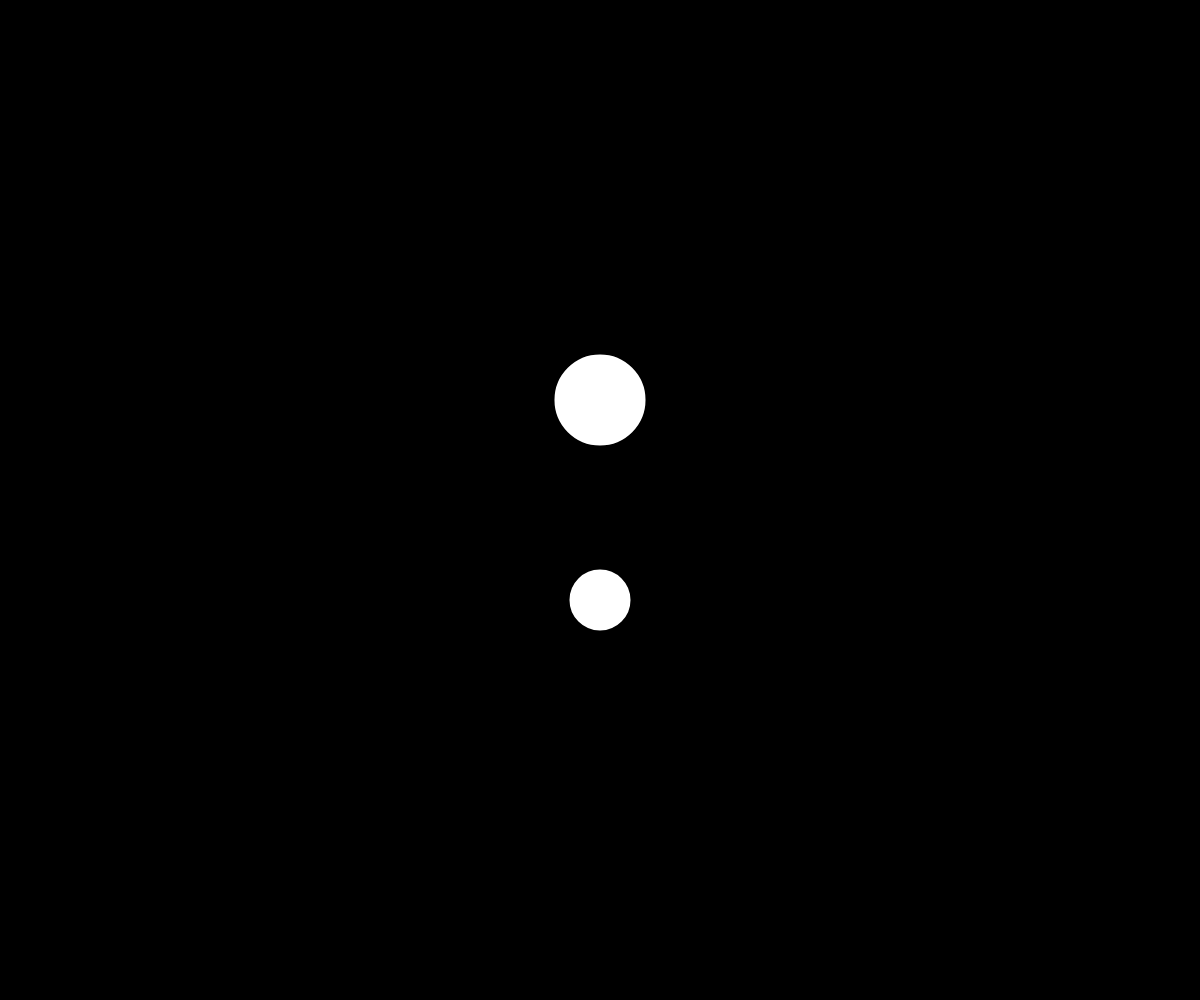
Frame 1 (no input)
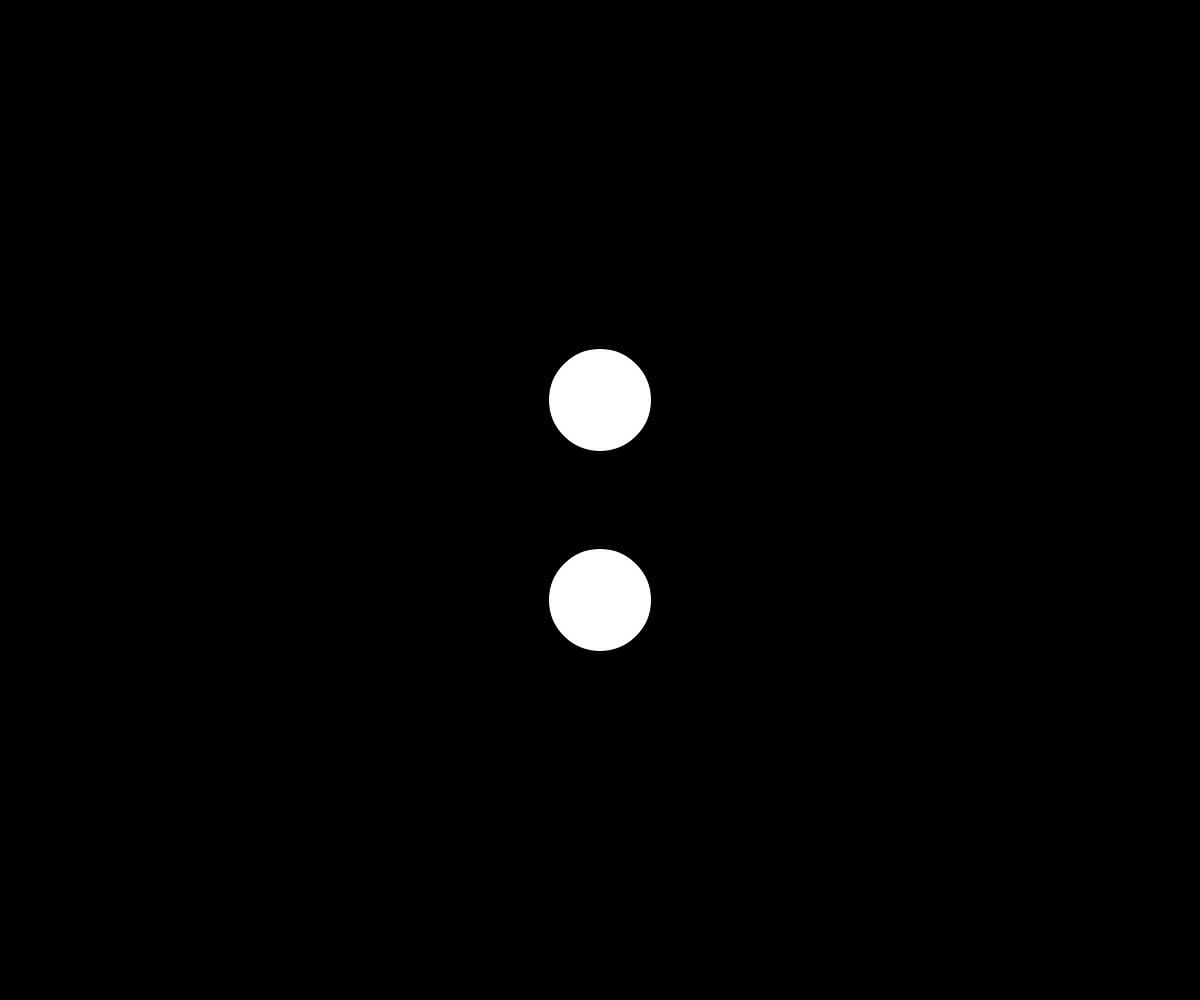
Frame 60 (no input)
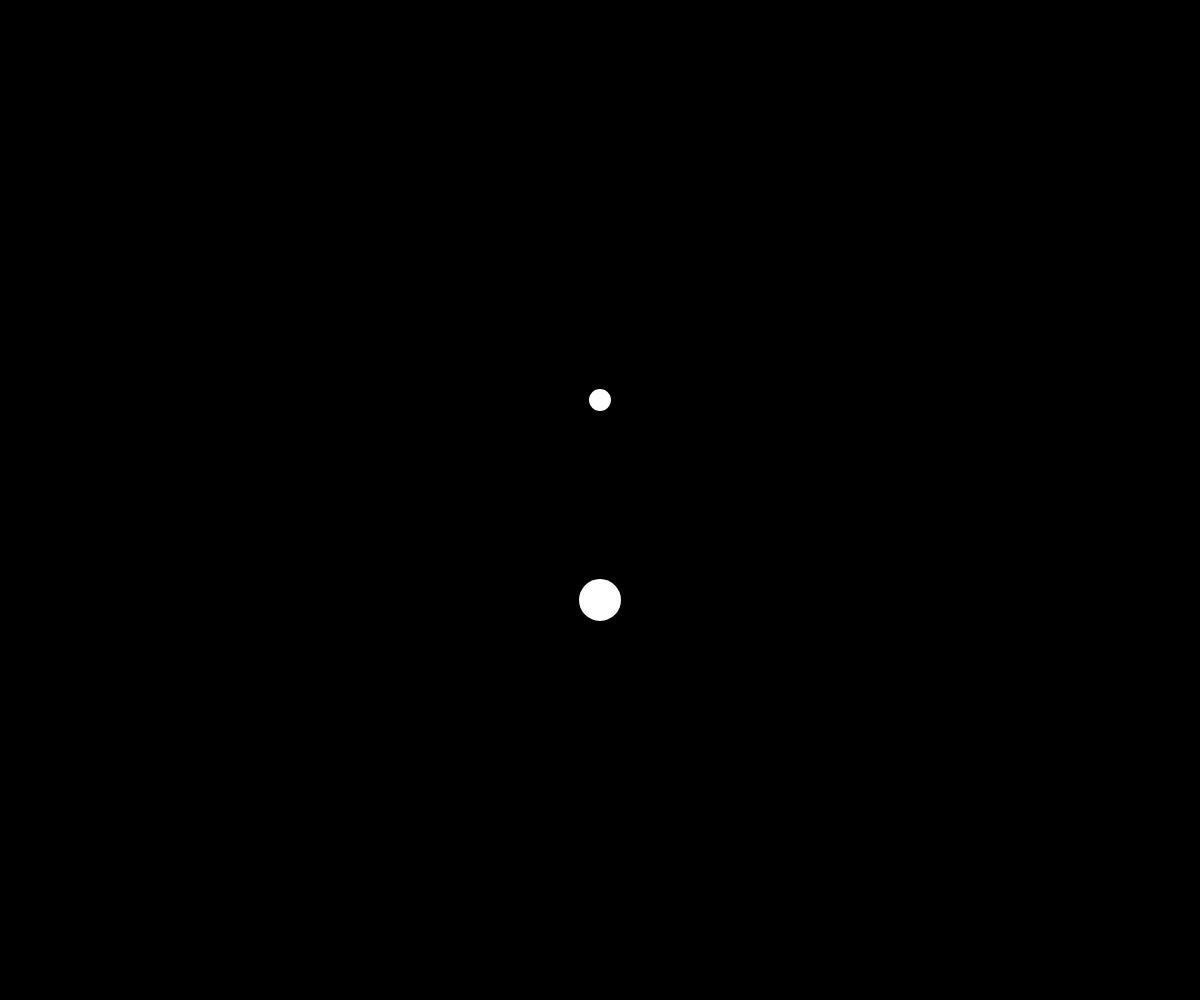
Frame 120 (the mouse pressed at the canvas centre since frame 60)

The p5.js sketch that drew these frames (run headless with seeded random() and noise() and a simulated clock; from frame 60 on, the mouse is pressed at the canvas centre):

// p5.js sketch
// ── sketch.js
var d = 50.;
var direction = true;
var x =  0;
var y = 0;
var speed = 1;
var angle = 50;
var angle2 = 50;
var speed2 = 1;

function setup() {
  createCanvas(windowWidth, windowHeight);
  background(0);
  strokeWeight(10);
  stroke(255);
  y = height / 2;
  x = width / 2;
}

function draw() {
  background(0);

  angle += speed;
  angle2 += speed2;
  var ang = radians(angle2 + PI);
  d = 100 * sin(ang);
  d2 = angle;

  ellipse(x, y-100, d, d);
  ellipse(x, y+100, d2, d2)

  if (d2 > 100) {
    speed = -speed;
  } else if (d2 < 10) {
    speed = -speed;
  }
  //x += speed;
}
